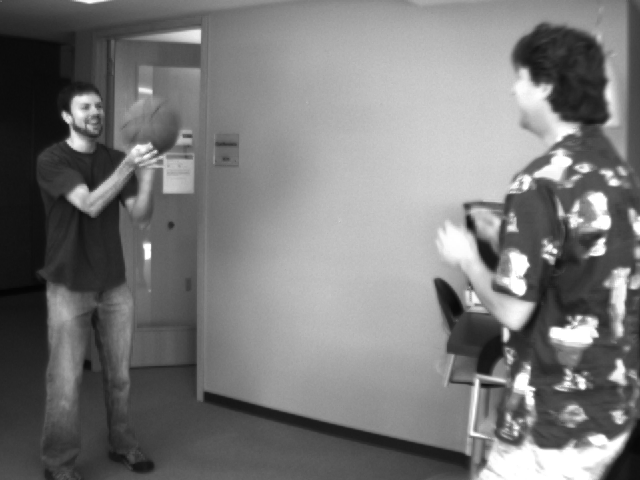
#> input picture Optical Flow/basketball1.png, 640 x 480 px
$ python FlowWIthPyramidLevels.py basketball1.png   (Python 2 division)
#> lines starting #> are read from the running program, lines starting #| are printed output that depends on the picture
#> further down, I1 is the input picture: PIL image 640x480 L; min 4, max 255, mean 120.3
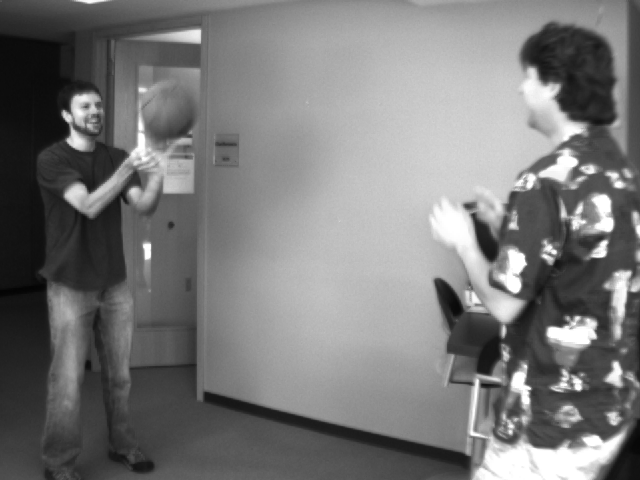
#> input picture Optical Flow/basketball2.png, 640 x 480 px
#> further down, I2 is the input picture: PIL image 640x480 L; min 4, max 255, mean 119.9
from __future__ import division
import Queue
from imaplib import _Authenticator
from sys import  argv
from PIL import Image
from PIL import ImageChops as ic
#from pylab import *
import matplotlib.pyplot as plt
import numpy as np
from  scipy.ndimage import filters
from scipy import misc
from scipy import  signal
import math
from numpy.linalg import inv
import copy as cp
from numpy.linalg import inv
from scipy import interpolate
from scipy import ndimage
import cv2


#below program will compute Optical flow in pair of image pairs as below steps using Guassian

#1   first we compuete 3 levels of pyramid for image A and B

#2   start at  least resolution level compuete u and v flow vectors by perform Lucas Kanade step for 3 iterations
#3   upsample the both flow vectors and increase the magnitude by 2
#4   imwarp the image of greater resolution level with the Upsampled U 5 V values and now send this pyramid level A and B image
#5 Now apply lucas kanade step on this warped image B with respect to A of same pyramid level


#Details of Lucas kanade step

#first we compute harris corners of one image uisnsg goodfeatures to track .It will give the list of harris corners
#we compuete gradient of image and dt using temporal difference between 2 images

#next we run a 5*5 window around each harris corner and compute  sum of fx*fx   fy*fy  and fxfy ,fxft and fyft values in each of the window and
#and we get A = [[fx*fx;fxfy][fy*fx;fyfy]] and B = [fxft fyft]transpose
#and perform (inv(A))*(-B) on each pixel and we get [u v]transpose

#next we plot [u v] on the both image pairs using plt.arrow funtion

# params selection  for  corner detection like no of corners , threshold value and mindistance between corners and size of filter block that is passed in computing corners


feature_params = dict( maxCorners = 3000,qualityLevel = 0.001,minDistance = 4,blockSize = 5)

def gpyramid (Atemp,levels):

#below function will guassian pyramid for 3 levels

#> called with levels = 3
    plist = []
    Acopy = np.zeros(Atemp.shape)
    Acopy[:] = Atemp
    plist.append(Acopy)
    for z in range(0,levels-1):
        h = int(plist[len(plist)-1].shape[0]/2)
        w = int(plist[len(plist)-1].shape[1]/2)
        r_image = np.zeros((h,w))
        cv2.pyrDown(plist[len(plist)-1],r_image)
        plist.append(r_image)
#> this loop made 2 passes
#> (h, w) on passes 1 to 2: (240, 320), (120, 160)
#> after the loop, plist = 3 items
#> the loop in gpyramid (call 2), `for z in range(0,levels-1):` made 2 passes


    return plist


def compueteHarrisforeachLevel(Atemp1,levels,halfwindow):


    """
        below function will compuete harris corners of the image and reduce the corners co-ordinates by half for respective lower resolution levels
    :param Atemp1:
    :param levels:
    :return:clist which is the list of corners
    """
#> called with levels = 3, halfwindow = 2

    # Apad[:] = np.pad(A,halfwindow,mode='reflect')
    # Bpad[:] = np.pad(B,halfwindow,mode='reflect')
    clist = []
    cornersList = []
    Acopy1 = np.zeros((Atemp1.shape[0]+2*halfwindow,Atemp1.shape[1]+2*halfwindow),dtype = np.float32)
    #Acopy1 = np.zeros(Atemp1.shape,dtype=np.float32)
    Acopy1[:] = np.pad(Atemp1,halfwindow,mode='reflect')
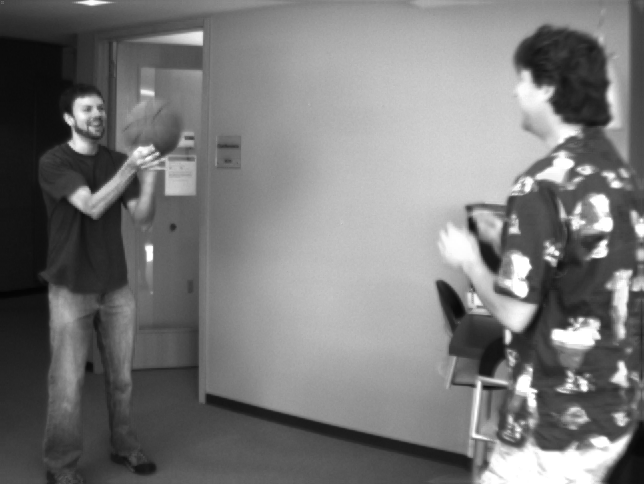
#> Acopy1: shape (484, 644) float32; min 4, max 255, mean 119.9
    p0 = cv2.goodFeaturesToTrack(Acopy1, mask = None, **feature_params)
#> p0 = 1912 rows, first 8: [536, 391], [557, 253], [598, 337], [507, 342], [606, 241], [65, 114], [158, 153], [531, 386]
    pt = np.zeros(p0.shape)
    pt = cp.deepcopy(p0)
#> pt has the same summary as p0
    clist.append(pt)
    #reducce each corner x and y co-ordinates by 2
    for z1 in range(0,levels-1):
        ptemp = np.zeros(p0.shape)
        for i in range (0 , p0.shape[0]):
            ptemp[i][0][1] = p0[i][0][1]/2
            ptemp[i][0][0] = p0[i][0][0]/2
        p0 = cp.deepcopy(ptemp)
        clist.append(ptemp)
#> after the loop, clist = 3 items

            #reduce the image size

    return clist

def calcLK(A1,B1,halfwindow,alpha,levels):

    ###
        #this function will compuete lucas kanade for 3 pyramid velvls and for each pyramid vele 3 iterations
    ###

    prrA = []
    pyrB = []
   #compute pyramid for image A and image B
    pyrA = gpyramid(A1,levels)
    pyrB = gpyramid(B1,levels)
    #compuete harris corens at the high resolution image and reduce the size by 2 for otherlevels and store them in a list
    hPyrA  = compueteHarrisforeachLevel(A1,levels,halfwindow)
#> hPyrA = 3 items
    hPyrB  = compueteHarrisforeachLevel(B1,levels,halfwindow)
#> call 2 of compueteHarrisforeachLevel, with levels = 3, halfwindow = 2
#> in compueteHarrisforeachLevel (call 2), `Acopy1[:] = np.pad(Atemp1,halfwindow,mode='reflect')`:
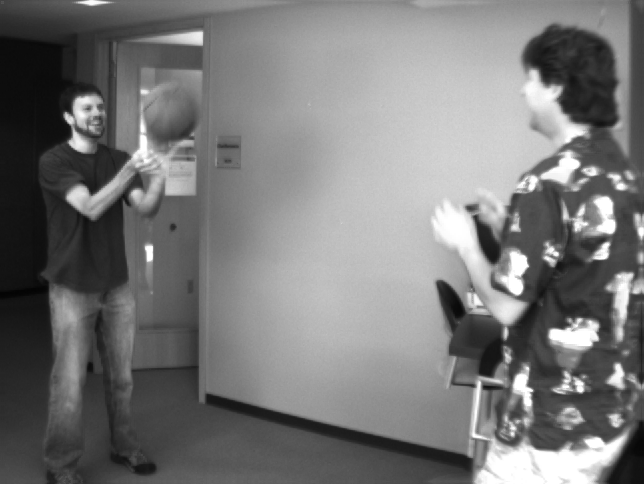
#> Acopy1: shape (484, 644) float32; min 4, max 255, mean 119.5
#> in compueteHarrisforeachLevel (call 2), `p0 = cv2.goodFeaturesToTrack(Acopy1, mask = None, **feature_params)`: p0 = 1880 rows, first 8: [532, 390], [557, 254], [608, 243], [65, 113], [597, 339], [512, 435], [631, 274], [527, 385]
#> in compueteHarrisforeachLevel (call 2), `pt = cp.deepcopy(p0)`: pt has the same summary as p0
#> hPyrB = 3 items


    #for each pyramid level iteration  compuete Lk step
    for pyriter in range(2,-1,-1):

        if pyriter == 2:

            #u and v image for to store vectors
            u = np.zeros((pyrB[pyriter].shape[0],pyrB[pyriter].shape[1]),dtype=np.float32)
            v = np.zeros((pyrB[pyriter].shape[0],pyrB[pyriter].shape[1]),dtype=np.float32)

        #pad the image with haof window
        Apad = np.zeros((pyrA[pyriter].shape[0]+2*halfwindow,pyrA[pyriter].shape[1]+2*halfwindow))
        Apad[:] = np.pad(pyrA[pyriter],halfwindow,mode='reflect')
        B = np.zeros(pyrB[pyriter].shape)
        B[:] = pyrB[pyriter]

        B_original = np.zeros(B.shape)
        B_original[:] = B
        #pad the image A with half of window size for border pixels
        Bpad = np.zeros((B.shape[0]+2*halfwindow,B.shape[1]+2*halfwindow))
        # LK step will be computed for 3 iterations

        for iter in range(0,3):
            Ix = np.zeros((B.shape[0]+2*halfwindow,B.shape[1]+2*halfwindow))
            Iy = np.zeros((B.shape[0]+2*halfwindow,B.shape[1]+2*halfwindow))
            It = np.zeros((B.shape[0]+2*halfwindow,B.shape[1]+2*halfwindow))


            #print "It shape is",It.shape
            #if the iteration is the second remap the image
            if iter >0:
                B[:] = cv2.remap(B_original,u,v,cv2.INTER_LINEAR)

            #pad the image with im.pad for border pixels
            Bpad[:] = np.pad(B,halfwindow,mode='reflect')

            kernelx = np.array([[-1.0,1.0],[-1.0,1.0]] ,np.float32) # kernel should be floating point type.
            kernely = np.array([[-1.0,-1.0],[1.0,1.0]])
            k1 = np.array([[1.0,1.0],[1.0,1.0]])
            k2 = np.array([[-1.0,-1.0],[-1.0,-1.0]])

            Ix,Iy = np.gradient(Bpad)

            # [12 lines of commented-out code are left out]
            temp1 = signal.convolve2d(Bpad,k1,mode='same')
            temp2 = signal.convolve2d(Apad,k2,mode='same')

            # print "temp1 shape is",temp1.shape
            # print "temp2 shape is",temp2.shape
            # It[:] = temp1+temp2


            #Get the temporal different It betwenn 2 images
            It[:] =  np.subtract(Bpad,Apad)
            It[It<0] = 0

            us = np.zeros((Apad.shape[0],Apad.shape[1]))
            vs = np.zeros((Apad.shape[0],Apad.shape[1]))


            # for i in range(halfwindow,Apad.shape[0]-halfwindow):
            #     for j  in range(halfwindow,Bpad.shape[1]-halfwindow):

            #for each harris corner point we compuete flow around 3*3 matrix
            len1 = hPyrB[pyriter].shape[0]
            for pt in range(0,len1):

                i = hPyrB[pyriter][pt][0][1]
                j = hPyrB[pyriter][pt][0][0]

                A1 = np.zeros((2,2))
                B1 = np.zeros((2,))

                ix = Ix[i-halfwindow:i+halfwindow+1, j-halfwindow:j+halfwindow+1]
                iy = Iy[i-halfwindow:i+halfwindow+1, j-halfwindow:j+halfwindow+1]
                it = It[i-halfwindow:i+halfwindow+1, j-halfwindow:j+halfwindow+1]

                A1[0][0] = alpha+np.sum(np.multiply(ix,ix))
                A1[0][1] = alpha+np.sum(np.multiply(ix,iy))
                A1[1][0] = alpha+np.sum(np.multiply(ix,iy))
                A1[1][1] = alpha+np.sum(np.multiply(iy,iy))
                B1[0] = np.sum(np.multiply(ix,it))
                B1[1] = np.sum(np.multiply(iy,it))

                C = np.dot(np.linalg.pinv(A1),-B1)

                us[i][j] = C[0]
                vs[i][j] = C[1]


                #flow vectors will be summed up and added for all the iterations
            u[:] = u+us[halfwindow:Apad.shape[0]-halfwindow,halfwindow:Apad.shape[1]-halfwindow]
            v[:] = v+vs[halfwindow:Apad.shape[0]-halfwindow,halfwindow:Apad.shape[1]-halfwindow]

            # u = u[u>-halfwindow]
            # u = u[u<halfwindow]


        #it the image pyramid is not the finest resolution  we  upsample the flow vectors
        if pyriter !=0:
            u = 2 * ndimage.zoom(u,2,order=1)
            v = 2 * ndimage.zoom(v,2,order=1)
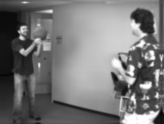
#> Apad: shape (124, 164) float64; min 6.34, max 255, mean 118.6
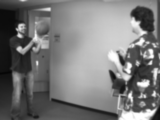
#> B: shape (120, 160) float64; min 6.45, max 255, mean 119.9
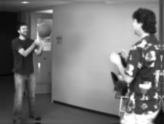
#> Bpad: shape (124, 164) float64; min 6.45, max 255, mean 118.2
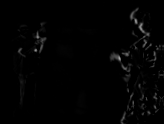
#> It: shape (124, 164) float64; min 0, max 168.2, mean 2.9
#> u: shape (120, 160) float32; every value is 0
#> us: shape (124, 164) float64; every value is 0


    #append the and U and V to UV
    uv = []
    uv.append(u)
    uv.append(v)
    return uv

#list of images
imList1 = ['basketball1.png','teddy1.png','grove1.png']
imList2 = ['basketball2.png','teddy2.png','grove2.png']


#for each image  compute entire LK step
for im_iter in range(0,3):

    I1 = Image.open(imList1[im_iter]).convert('L')
    I2 = Image.open(imList2[im_iter]).convert('L')


# image1 = 'grove1.png'
# image2 = 'grove2.png'
    windowsize = 5
    halfwindow  = int(windowsize/2)


# I1 = Image.open(image1).convert('L')
# I2 = Image.open(image2).convert('L')


    A = np.array(I1)
    B = np.array(I2)
    check = np.zeros(B.size)

    levels = 3


#> (the run stopped early here; a loop or call above may not have finished)
